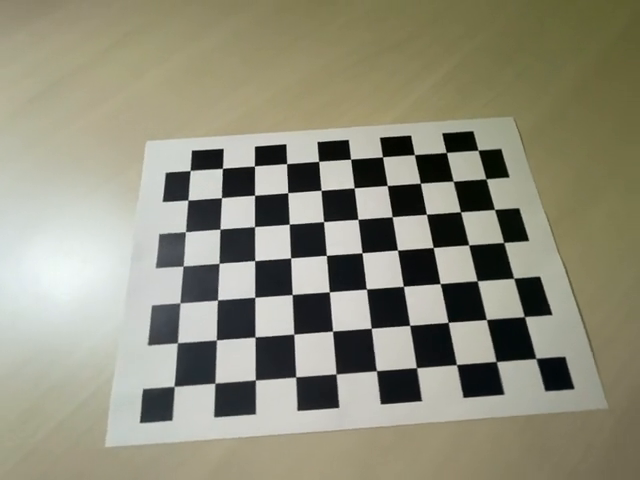
#> input picture frame 78 of chessboard.mp4, 640 x 480 px, given in place of chessboard.avi, which was not available
$ python distortion_correction.py
#> lines starting #> are read from the running program, lines starting #| are printed output that depends on the picture; after the words box and inside, x2 and y2 are one past the last pixel; in counts of white or black regions, pixels touching at a corner belong together; pictures that were not available may be replaced by others from this repository, and a replacement may not be noted
import cv2 as cv
import numpy as np

def dist_corr(video_file, K, dist_coeff):
    # Open a video
#> called with video_file = 'chessboard.avi', K = array of shape (3, 3), dist_coeff = array of shape (5,)
    video = cv.VideoCapture(video_file)
    assert video.isOpened(), 'Cannot read the given input, ' + video_file

    # Run distortion correction
    show_rectify = True
    map1, map2 = None, None
    while True:
        # Read an image from the video
        valid, img = video.read()
#> img is the input picture: shape (480, 640, 3); mean B, G, R 123.1, 141.5, 143.2
        if not valid:
            break

        # Rectify geometric distortion (Alternative: `cv.undistort()`)
        info = "Original"
        if show_rectify:
            if map1 is None or map2 is None:
                map1, map2 = cv.initUndistortRectifyMap(K, dist_coeff, None, None, (img.shape[1], img.shape[0]), cv.CV_32FC1)
            img = cv.remap(img, map1, map2, interpolation=cv.INTER_LINEAR)
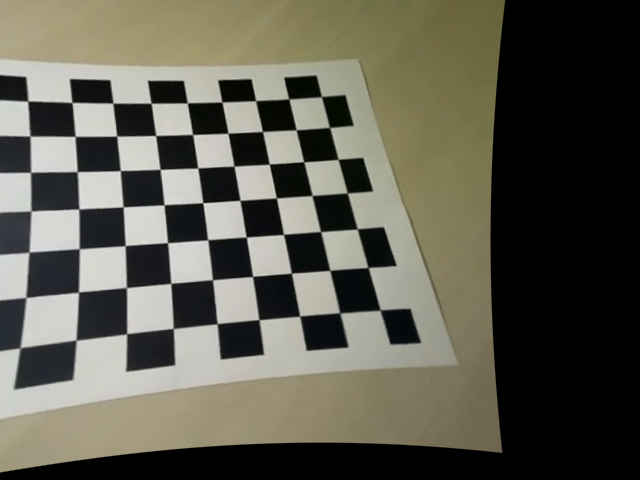
#> img: shape (480, 640, 3); mean B, G, R 80.1, 92.1, 93.8
            info = "Rectified"
        cv.putText(img, info, (10, 25), cv.FONT_HERSHEY_DUPLEX, 0.8, (0, 255, 0))
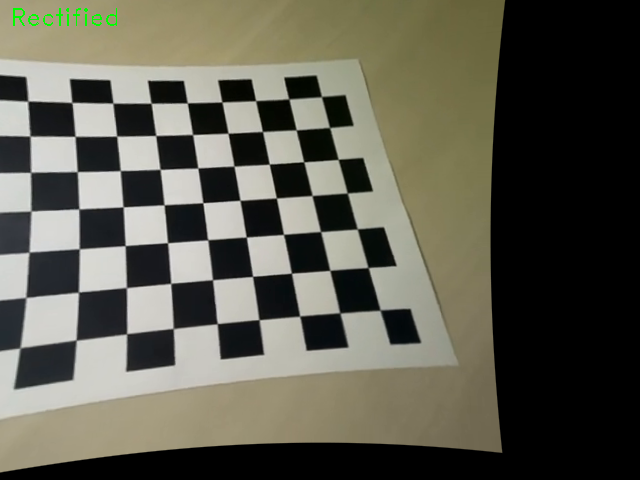
#> img: shape (480, 640, 3); 0.15% of pixels changed, all inside (x1, y1, x2, y2) = (13, 8, 117, 26)

        # Show the image and process the key event
        cv.imshow("Geometric Distortion Correction", img)
        key = cv.waitKey(10)
#> (key Esc is pressed here)
        if key == ord(' '):     # Space: Pause
            key = cv.waitKey()
        if key == 27:           # ESC: Exit
            break
        elif key == ord('\t'):  # Tab: Toggle the mode
            show_rectify = not show_rectify

    video.release()
    cv.destroyAllWindows()

if __name__ == '__main__':
    video_file = 'chessboard.avi'
    K = np.array([[432.7390364738057, 0, 476.0614994349778],
              [0, 431.2395555913084, 288.7602152621297],
              [0, 0, 1]]) # Derived from `chessborad_calibration.py`
    dist_coeff = np.array([-0.2852754904152874, 0.1016466459919075, -0.0004420196146339175, 0.0001149909868437517, -0.01803978785585194])
    dist_corr(video_file, K, dist_coeff)

$ run again, starting later in the video
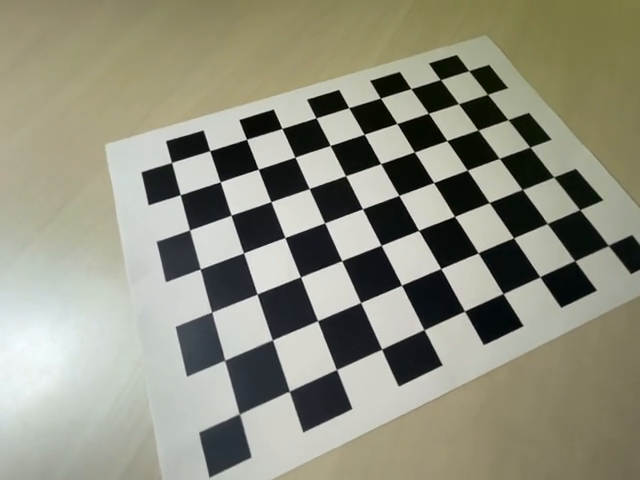
#> input picture frame 355 of chessboard.mp4, 640 x 480 px, given in place of chessboard.avi, which was not available
#> in dist_corr, img is the input picture: shape (480, 640, 3); mean B, G, R 126.5, 143, 143.3
#> in dist_corr, `img = cv.remap(img, map1, map2, interpolation=cv.INTER_LINEAR)`:
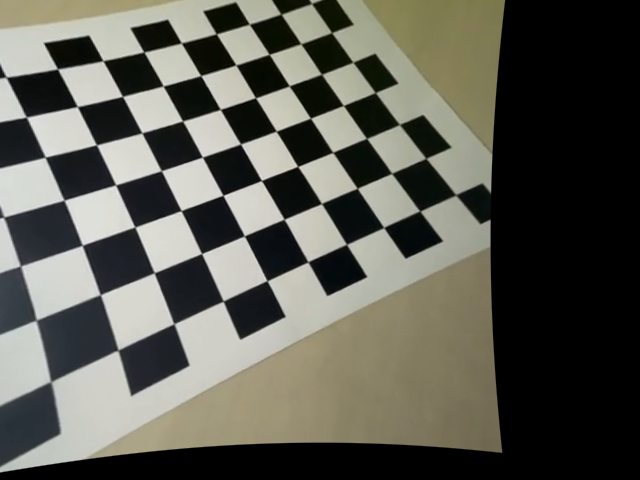
#> img: shape (480, 640, 3); mean B, G, R 83, 91.8, 91.9
#> in dist_corr, `cv.putText(img, info, (10, 25), cv.FONT_HERSHEY_DUPLEX, 0.8, (0, 255, ..`:
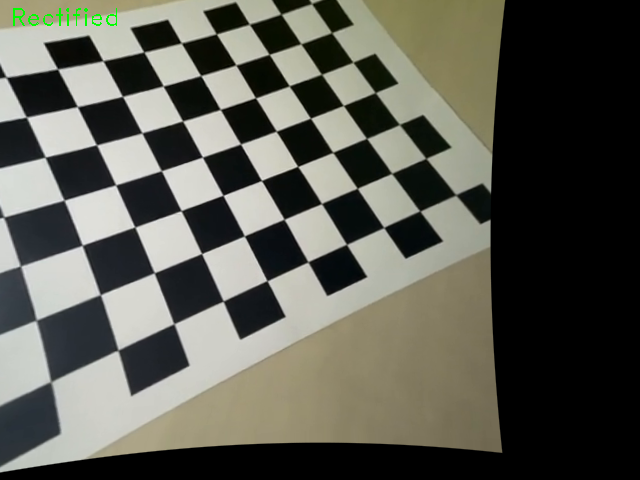
#> img: shape (480, 640, 3); 0.15% of pixels changed, all inside (x1, y1, x2, y2) = (13, 8, 117, 26)

$ run again, starting later in the video
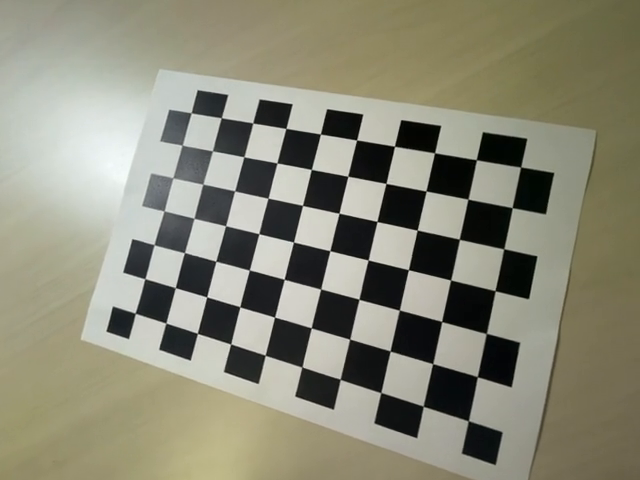
#> input picture frame 631 of chessboard.mp4, 640 x 480 px, given in place of chessboard.avi, which was not available
#> in dist_corr, img is the input picture: shape (480, 640, 3); mean B, G, R 118.8, 136.6, 137.8
#> in dist_corr, `img = cv.remap(img, map1, map2, interpolation=cv.INTER_LINEAR)`:
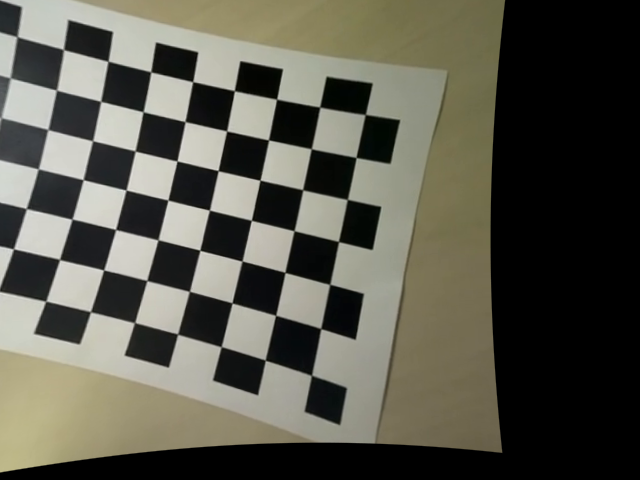
#> img: shape (480, 640, 3); mean B, G, R 77.5, 88.7, 89.7
#> in dist_corr, `cv.putText(img, info, (10, 25), cv.FONT_HERSHEY_DUPLEX, 0.8, (0, 255, ..`:
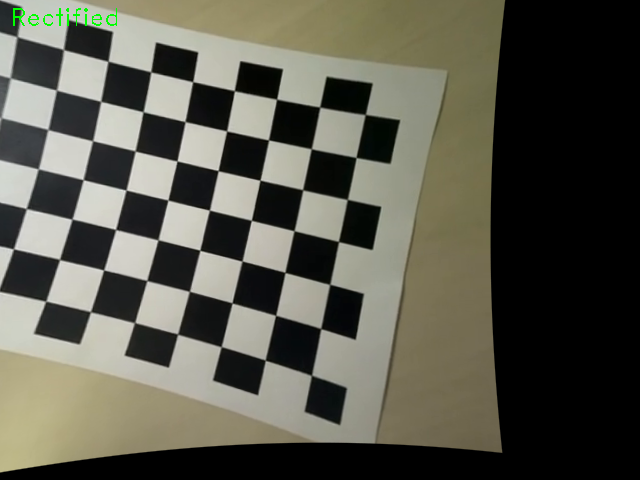
#> img: shape (480, 640, 3); 0.15% of pixels changed, all inside (x1, y1, x2, y2) = (13, 8, 117, 26)
